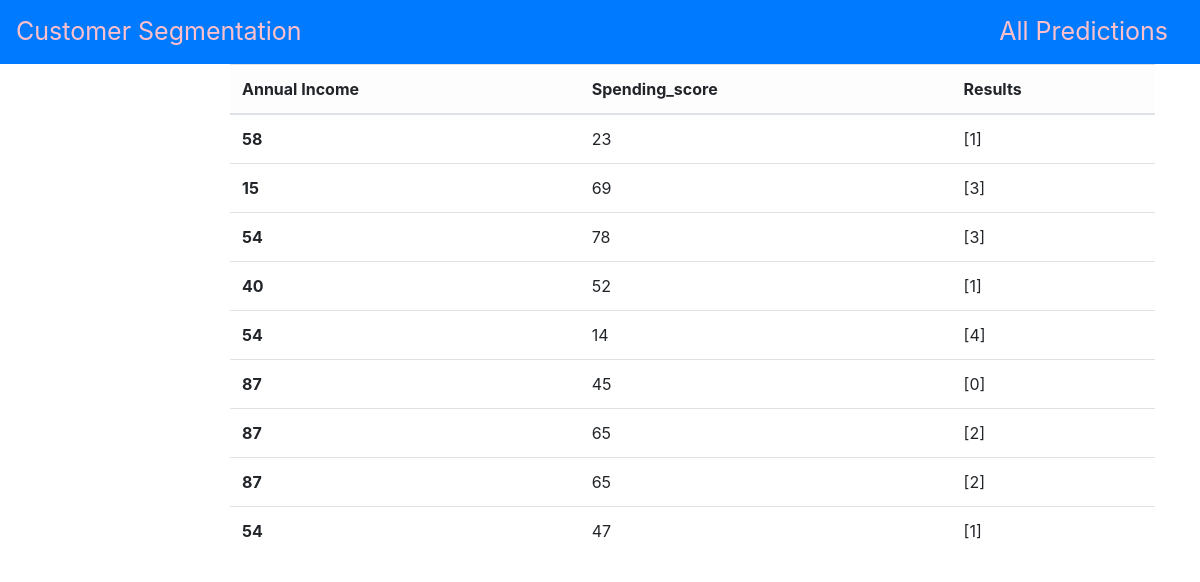
The page /predict/ on the database its author committed.
### Home/models.py (models this page shows, shortened)
class Customer(models.Model):
    Annual_Income= models.PositiveIntegerField(null=True)
    Spending_score=models.PositiveIntegerField(null=True)
    prediction=models.CharField(blank=True,null=True,max_length=500)
    date=models.DateTimeField(auto_now_add=True)
    class Meta:
        ordering=['-date']

### Home/views.py (the view)
# urls.py: path('predict/',views.predict,name="result-predict"),
def predict(request):
    score=Customer.objects.all()
    context={'score':score}
    return render(request,"result/predict.html",context)

### templates/result/predict.html (shortened to what this page needs)
{% extends 'page/base.html'%}
{% block content %}
 <div class="container">
     <div class="row-mt-4">
         <div class="row-md-8 offset-md-2">
           <table class="table caption-top">
            <thead class="table-light">
              <tr>
                <th scope="col">Annual Income</th>
                <th scope="col">Spending_score</th>
                <th scope="col">Results</th>
              </tr>
            </thead>
            <tbody>
                {% for data in score %}
              <tr>
                <th scope="row">{{data.Annual_Income}}</th>
                <td>{{data.Spending_score}}</td>
                <td>{{data.prediction}}</td>
              </tr>
              {% endfor %}
            </tbody>
          </table>
         </div>
     </div>
 </div>
{% endblock %}

### templates/page/base.html (shortened to what this page needs)
<!doctype html>
<html lang="en">
  <head>
    <link rel="stylesheet" href="https://maxcdn.bootstrapcdn.com/bootstrap/4.0.0/css/bootstrap.min.css">
  </head>
  <body>
    {% include 'page/nav.html'%}
    {% block content %}{% endblock %}
  </body>
</html>

### templates/page/nav.html
<nav class="navbar navbar-primary bg-primary">
    <a class="navbar-brand " href="{% url 'result-index' %}" style="font-size:25px;color:pink; ">Customer Segmentation</a>
    <a class="navbar-brand ml-auto" href="{% url 'result-predict' %}" style="font-size:25px;color:pink; ">All Predictions</a>
</nav>

### rows shown on the page
Customer: Annual_Income "58", Spending_score "23", prediction "[1]"
Customer: Annual_Income "15", Spending_score "69", prediction "[3]"
Customer: Annual_Income "54", Spending_score "78", prediction "[3]"
Customer: Annual_Income "40", Spending_score "52", prediction "[1]"
Customer: Annual_Income "54", Spending_score "14", prediction "[4]"
Customer: Annual_Income "87", Spending_score "45", prediction "[0]"
Customer: Annual_Income "87", Spending_score "65", prediction "[2]"
Customer: Annual_Income "87", Spending_score "65", prediction "[2]"
Customer: Annual_Income "54", Spending_score "47", prediction "[1]"
